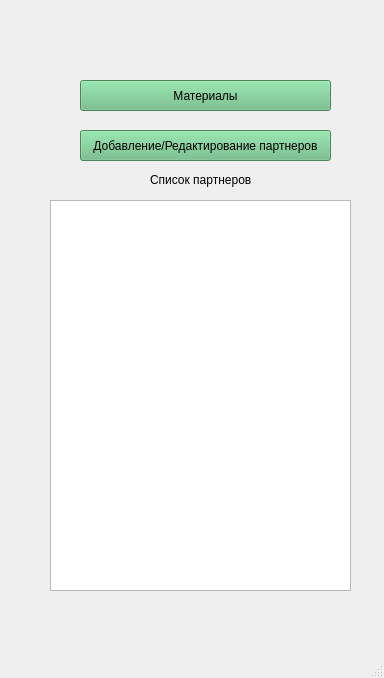
<?xml version="1.0" encoding="UTF-8"?>
<ui version="4.0">
 <class>MainWindow</class>
 <widget class="QMainWindow" name="MainWindow">
  <property name="geometry">
   <rect>
    <x>0</x>
    <y>0</y>
    <width>384</width>
    <height>678</height>
   </rect>
  </property>
  <property name="windowTitle">
   <string>MainWindow</string>
  </property>
  <widget class="QWidget" name="centralwidget">
   <widget class="QTextEdit" name="textEdit">
    <property name="geometry">
     <rect>
      <x>50</x>
      <y>200</y>
      <width>301</width>
      <height>391</height>
     </rect>
    </property>
    <property name="html">
     <string>&lt;!DOCTYPE HTML PUBLIC &quot;-//W3C//DTD HTML 4.0//EN&quot; &quot;http://www.w3.org/TR/REC-html40/strict.dtd&quot;&gt;
&lt;html&gt;&lt;head&gt;&lt;meta name=&quot;qrichtext&quot; content=&quot;1&quot; /&gt;&lt;style type=&quot;text/css&quot;&gt;
p, li { white-space: pre-wrap; }
&lt;/style&gt;&lt;/head&gt;&lt;body style=&quot; font-family:'MS Shell Dlg 2'; font-size:8.25pt; font-weight:400; font-style:normal;&quot;&gt;
&lt;p style=&quot;-qt-paragraph-type:empty; margin-top:0px; margin-bottom:0px; margin-left:0px; margin-right:0px; -qt-block-indent:0; text-indent:0px;&quot;&gt;&lt;br /&gt;&lt;/p&gt;&lt;/body&gt;&lt;/html&gt;</string>
    </property>
   </widget>
   <widget class="QPushButton" name="pushButton">
    <property name="geometry">
     <rect>
      <x>80</x>
      <y>130</y>
      <width>251</width>
      <height>31</height>
     </rect>
    </property>
    <property name="styleSheet">
     <string notr="true">background-color: rgb(103, 186, 128);</string>
    </property>
    <property name="text">
     <string>Добавление/Редактирование партнеров</string>
    </property>
   </widget>
   <widget class="QPushButton" name="pushButton_2">
    <property name="geometry">
     <rect>
      <x>80</x>
      <y>80</y>
      <width>251</width>
      <height>31</height>
     </rect>
    </property>
    <property name="styleSheet">
     <string notr="true">background-color: rgb(103, 186, 128);</string>
    </property>
    <property name="text">
     <string>Материалы</string>
    </property>
   </widget>
   <widget class="QLabel" name="label">
    <property name="geometry">
     <rect>
      <x>150</x>
      <y>170</y>
      <width>121</width>
      <height>20</height>
     </rect>
    </property>
    <property name="text">
     <string>Список партнеров</string>
    </property>
   </widget>
   <widget class="QLabel" name="label_2">
    <property name="geometry">
     <rect>
      <x>170</x>
      <y>10</y>
      <width>61</width>
      <height>61</height>
     </rect>
    </property>
    <property name="text">
     <string/>
    </property>
    <property name="pixmap">
     <pixmap>../../../П411/Ресурсы/Мастер пол.ico</pixmap>
    </property>
    <property name="scaledContents">
     <bool>true</bool>
    </property>
   </widget>
  </widget>
  <widget class="QMenuBar" name="menubar">
   <property name="geometry">
    <rect>
     <x>0</x>
     <y>0</y>
     <width>384</width>
     <height>21</height>
    </rect>
   </property>
  </widget>
  <widget class="QStatusBar" name="statusbar"/>
 </widget>
 <resources/>
 <connections/>
</ui>
